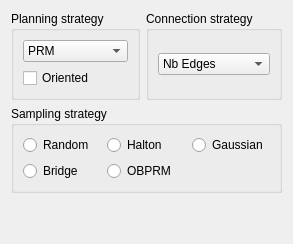
              <widget class="QWidget" name="tabPRM">
               <attribute name="title">
                <string>PRM</string>
               </attribute>
               <layout class="QVBoxLayout" name="verticalLayout_25">
                <item>
                 <layout class="QHBoxLayout" name="horizontalLayout_19">
                  <item>
                   <widget class="QGroupBox" name="groupBox_17">
                    <property name="title">
                     <string>Planning strategy</string>
                    </property>
                    <layout class="QVBoxLayout" name="verticalLayout_28">
                     <item>
                      <widget class="QComboBox" name="comboBox_2">
                       <item>
                        <property name="text">
                         <string>PRM</string>
                        </property>
                       </item>
                       <item>
                        <property name="text">
                         <string>Visibility PRM</string>
                        </property>
                       </item>
                       <item>
                        <property name="text">
                         <string>ACR</string>
                        </property>
                       </item>
                      </widget>
                     </item>
                     <item>
                      <widget class="QCheckBox" name="checkBox_9">
                       <property name="text">
                        <string>Oriented</string>
                       </property>
                      </widget>
                     </item>
                    </layout>
                   </widget>
                  </item>
                  <item>
                   <widget class="QGroupBox" name="groupBox_18">
                    <property name="title">
                     <string>Connection strategy</string>
                    </property>
                    <layout class="QVBoxLayout" name="verticalLayout_27">
                     <item>
                      <widget class="QComboBox" name="comboBox_3">
                       <item>
                        <property name="text">
                         <string>Nb Edges</string>
                        </property>
                       </item>
                       <item>
                        <property name="text">
                         <string>Distance</string>
                        </property>
                       </item>
                      </widget>
                     </item>
                    </layout>
                   </widget>
                  </item>
                 </layout>
                </item>
                <item>
                 <widget class="QGroupBox" name="groupBox_16">
                  <property name="title">
                   <string>Sampling strategy</string>
                  </property>
                  <layout class="QGridLayout" name="gridLayout_8">
                   <item row="0" column="0">
                    <widget class="QRadioButton" name="radioButton">
                     <property name="text">
                      <string>Random</string>
                     </property>
                    </widget>
                   </item>
                   <item row="0" column="1">
                    <widget class="QRadioButton" name="radioButton_3">
                     <property name="text">
                      <string>Halton</string>
                     </property>
                    </widget>
                   </item>
                   <item row="0" column="2">
                    <widget class="QRadioButton" name="radioButton_2">
                     <property name="text">
                      <string>Gaussian</string>
                     </property>
                    </widget>
                   </item>
                   <item row="1" column="0">
                    <widget class="QRadioButton" name="radioButton_4">
                     <property name="text">
                      <string>Bridge</string>
                     </property>
                    </widget>
                   </item>
                   <item row="1" column="1">
                    <widget class="QRadioButton" name="radioButton_5">
                     <property name="text">
                      <string>OBPRM</string>
                     </property>
                    </widget>
                   </item>
                  </layout>
                 </widget>
                </item>
                <item>
                 <spacer name="verticalSpacer_3">
                  <property name="orientation">
                   <enum>Qt::Vertical</enum>
                  </property>
                  <property name="sizeHint" stdset="0">
                   <size>
                    <width>20</width>
                    <height>40</height>
                   </size>
                  </property>
                 </spacer>
                </item>
               </layout>
              </widget>
